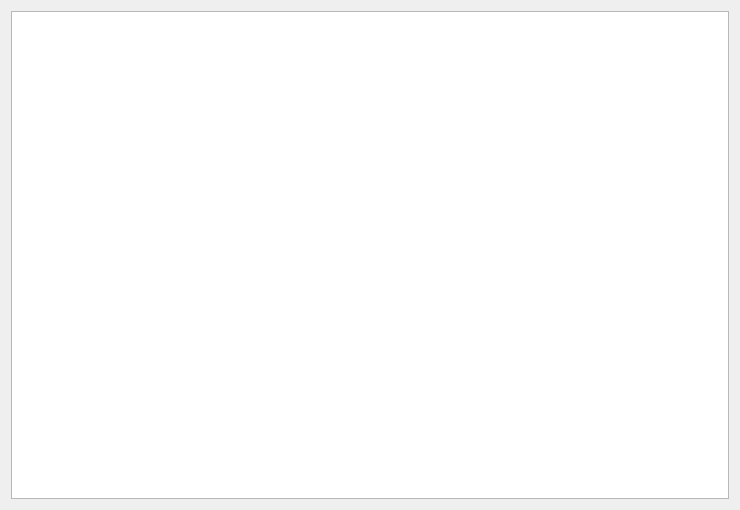
<?xml version="1.0" encoding="UTF-8"?>
<ui version="4.0">
 <class>sourceTextEdit</class>
 <widget class="QWidget" name="sourceTextEdit">
  <property name="geometry">
   <rect>
    <x>0</x>
    <y>0</y>
    <width>740</width>
    <height>510</height>
   </rect>
  </property>
  <property name="windowTitle">
   <string>Form</string>
  </property>
  <layout class="QVBoxLayout" name="verticalLayout">
   <item>
    <widget class="QPlainTextEdit" name="sourceText_plainTextEdit"/>
   </item>
  </layout>
 </widget>
 <resources/>
 <connections/>
</ui>
